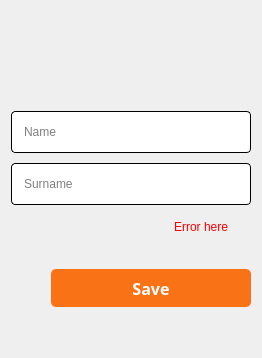
        <widget class="QWidget" name="nameSurnameSetting">
         <layout class="QVBoxLayout" name="verticalLayout_7">
          <property name="spacing">
           <number>10</number>
          </property>
          <property name="leftMargin">
           <number>11</number>
          </property>
          <property name="topMargin">
           <number>11</number>
          </property>
          <property name="rightMargin">
           <number>11</number>
          </property>
          <property name="bottomMargin">
           <number>11</number>
          </property>
          <item>
           <spacer name="verticalSpacer_20">
            <property name="orientation">
             <enum>Qt::Vertical</enum>
            </property>
            <property name="sizeType">
             <enum>QSizePolicy::Fixed</enum>
            </property>
            <property name="sizeHint" stdset="0">
             <size>
              <width>20</width>
              <height>20</height>
             </size>
            </property>
           </spacer>
          </item>
          <item>
           <layout class="QHBoxLayout" name="horizontalLayout_6">
            <item>
             <widget class="QPushButton" name="backName">
              <property name="font">
               <font>
                <pointsize>12</pointsize>
               </font>
              </property>
              <property name="layoutDirection">
               <enum>Qt::LeftToRight</enum>
              </property>
              <property name="styleSheet">
               <string notr="true">QPushButton {
background: transparent;
color: black;
border-radius: 8px;
height: 30px;
}

QPushButton:pressed,
QPushButton:focus {
outline: none;
background: transparent;
}</string>
              </property>
              <property name="text">
               <string/>
              </property>
              <property name="icon">
               <iconset resource="Images.qrc">
                <normaloff>:/icons/content/arrow_back.svg</normaloff>:/icons/content/arrow_back.svg</iconset>
              </property>
              <property name="iconSize">
               <size>
                <width>30</width>
                <height>30</height>
               </size>
              </property>
             </widget>
            </item>
            <item>
             <spacer name="horizontalSpacer_7">
              <property name="orientation">
               <enum>Qt::Horizontal</enum>
              </property>
              <property name="sizeHint" stdset="0">
               <size>
                <width>40</width>
                <height>20</height>
               </size>
              </property>
             </spacer>
            </item>
           </layout>
          </item>
          <item>
           <spacer name="verticalSpacer_10">
            <property name="orientation">
             <enum>Qt::Vertical</enum>
            </property>
            <property name="sizeType">
             <enum>QSizePolicy::Fixed</enum>
            </property>
            <property name="sizeHint" stdset="0">
             <size>
              <width>20</width>
              <height>40</height>
             </size>
            </property>
           </spacer>
          </item>
          <item>
           <widget class="QLineEdit" name="nameEdit">
            <property name="autoFillBackground">
             <bool>false</bool>
            </property>
            <property name="styleSheet">
             <string notr="true">QLineEdit {
border-radius: 4px;
color: black;
padding-left: 10px;
padding-right: 10px;
border: 1px solid black;
height: 40px;
}

QLineEdit:focus {
border: 2px solid black;
outline: none;
}</string>
            </property>
            <property name="text">
             <string/>
            </property>
            <property name="frame">
             <bool>false</bool>
            </property>
            <property name="placeholderText">
             <string>Name</string>
            </property>
           </widget>
          </item>
          <item>
           <widget class="QLineEdit" name="surnameEdit">
            <property name="autoFillBackground">
             <bool>false</bool>
            </property>
            <property name="styleSheet">
             <string notr="true">QLineEdit {
border-radius: 4px;
color: black;
padding-left: 10px;
padding-right: 10px;
border: 1px solid black;
height: 40px;
}

QLineEdit:focus {
border: 2px solid black;
outline: none;
}</string>
            </property>
            <property name="text">
             <string/>
            </property>
            <property name="frame">
             <bool>false</bool>
            </property>
            <property name="placeholderText">
             <string>Surname</string>
            </property>
           </widget>
          </item>
          <item>
           <widget class="QLabel" name="nameError">
            <property name="styleSheet">
             <string notr="true">QLabel {
color: red;
margin-right: 20px;
margin-left: 20px;
background: transparent;
margin-top: 5px;
}</string>
            </property>
            <property name="text">
             <string>Error here</string>
            </property>
            <property name="alignment">
             <set>Qt::AlignRight|Qt::AlignTrailing|Qt::AlignVCenter</set>
            </property>
           </widget>
          </item>
          <item>
           <spacer name="verticalSpacer_9">
            <property name="orientation">
             <enum>Qt::Vertical</enum>
            </property>
            <property name="sizeType">
             <enum>QSizePolicy::Fixed</enum>
            </property>
            <property name="sizeHint" stdset="0">
             <size>
              <width>20</width>
              <height>25</height>
             </size>
            </property>
           </spacer>
          </item>
          <item>
           <layout class="QHBoxLayout" name="horizontalLayout_2">
            <item>
             <spacer name="horizontalSpacer_3">
              <property name="orientation">
               <enum>Qt::Horizontal</enum>
              </property>
              <property name="sizeHint" stdset="0">
               <size>
                <width>40</width>
                <height>20</height>
               </size>
              </property>
             </spacer>
            </item>
            <item>
             <widget class="QPushButton" name="saveName">
              <property name="minimumSize">
               <size>
                <width>200</width>
                <height>0</height>
               </size>
              </property>
              <property name="font">
               <font>
                <family>Microsoft JhengHei</family>
                <pointsize>12</pointsize>
                <italic>false</italic>
                <bold>true</bold>
               </font>
              </property>
              <property name="layoutDirection">
               <enum>Qt::RightToLeft</enum>
              </property>
              <property name="styleSheet">
               <string notr="true">QPushButton {
background-color:  rgb(249, 115, 22);
height: 30px;
border-radius: 5px;
color: white;
padding: 4px 0;
}</string>
              </property>
              <property name="text">
               <string>Save</string>
              </property>
              <property name="icon">
               <iconset resource="Images.qrc">
                <normaloff>:/icons/content/check-circle.svg</normaloff>
                <disabledoff>:/icons/content/check-circle-grayed.svg</disabledoff>:/icons/content/check-circle.svg</iconset>
              </property>
              <property name="iconSize">
               <size>
                <width>22</width>
                <height>22</height>
               </size>
              </property>
             </widget>
            </item>
           </layout>
          </item>
          <item>
           <spacer name="verticalSpacer_8">
            <property name="orientation">
             <enum>Qt::Vertical</enum>
            </property>
            <property name="sizeHint" stdset="0">
             <size>
              <width>20</width>
              <height>40</height>
             </size>
            </property>
           </spacer>
          </item>
         </layout>
        </widget>
